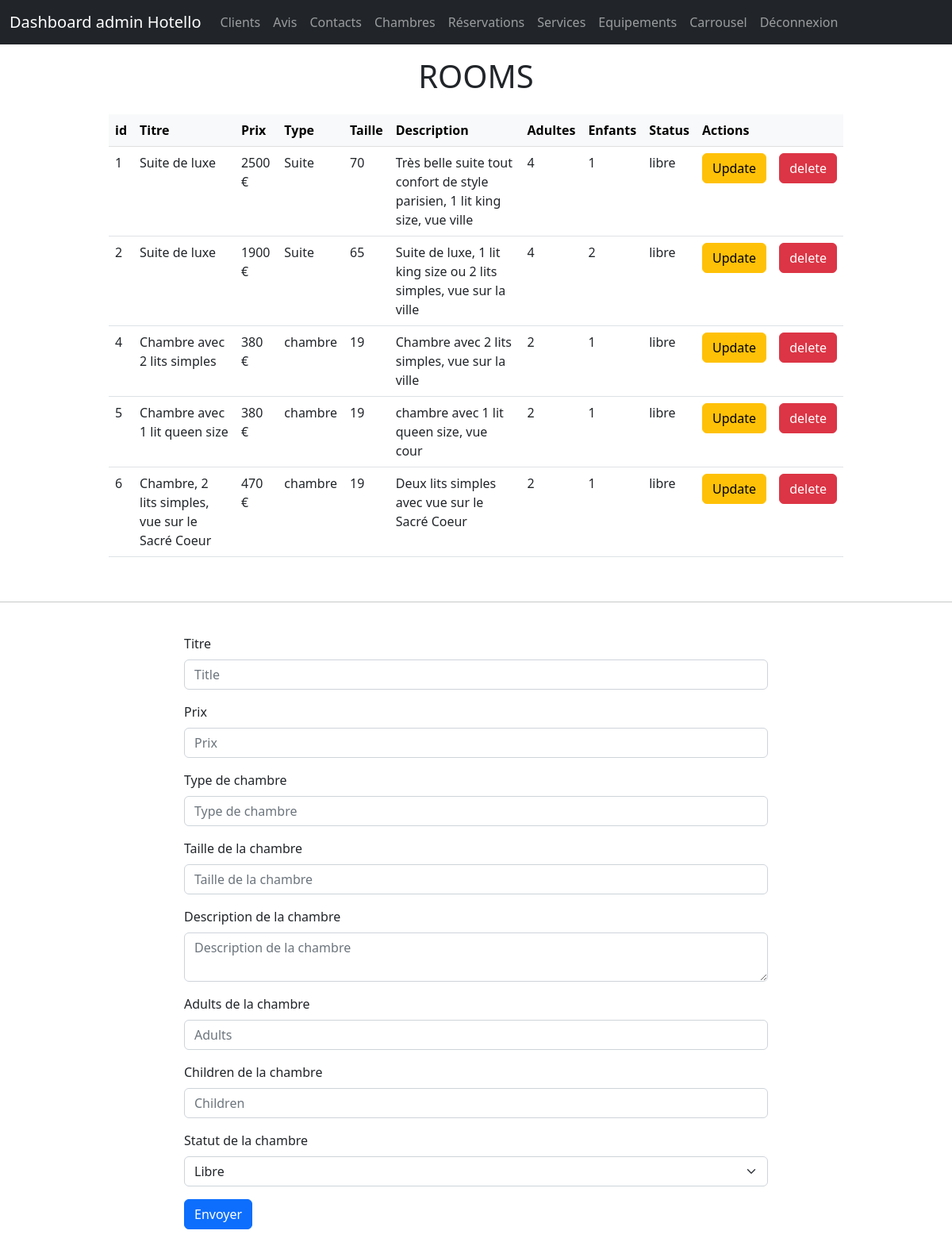
/admin/views/roomPage.php, run on the app's committed database.
### tables this page shows
CREATE TABLE `room` (
  `id_room` int(11) NOT NULL,
  `title_room` varchar(60) NOT NULL,
  `price_room` varchar(20) NOT NULL,
  `type_chambre` varchar(60) NOT NULL,
  `size` int(2) NOT NULL,
  `description` text NOT NULL,
  `adults` int(2) NOT NULL,
  `children` int(2) NOT NULL,
  `status` enum('libre','réservée') DEFAULT 'libre'
);

### admin/Models/RoomManager.php (called while the page is built, shortened)
<?php
class RoomManager{
    private $dataBase;
    public function __construct(PDO $dataBase)
    {
        $this->dataBase = $dataBase;
    }
    public function getAllRooms()
    {
        $getRooms = $this->dataBase->query("SELECT * FROM room ORDER BY size DESC");
        return $getRooms;
    }
}
?>

### admin/Views/roomPage.php (the view, shortened to what this page needs)
<?php
require_once('../Models/RoomManager.php');
$room = new RoomManager($pdo);
$title_room ="";
$price_room ="";
$type_chambre ="";
$size ="";
$description ="";
$adults ="";
$children ="";
$status ="";
?>
<?php require_once('./inc/header.inc.php'); ?>
<div class="container mt-3 mb-3">
    <div class="row">
        <div class="col-12 justify-content-center">
            <h1 class="text-center">ROOMS</h1>
        </div>
    </div>
</div>
<div class="container">
    <div class="row justify-content-center">
        <div class="col-10 table-responsive">
            <table class="table table-hover">
            <thead class="table-light">
                <th scope="col">id</th>
                <th scope="col">Titre</th>
                <th scope="col">Prix</th>
                <th scope="col">Type</th>
                <th scope="col">Taille</th>
                <th scope="col">Description</th>
                <th scope="col">Adultes</th>
                <th scope="col">Enfants</th>
                <th scope="col">Status</th>
                <th scope="col">Actions</th>
                <th></th>
            </thead>
            <tbody>
                <?php
                    $rooms = $room->getAllRooms();
                    while ($room = $rooms->fetch(PDO::FETCH_ASSOC)){
                ?>
                    <tr>
                        <td> <?php echo $room['id_room']; ?></td>
                        <td> <?php echo $room['title_room']; ?></td>
                        <td> <?php echo $room['price_room']; ?> €</td>
                        <td> <?php echo $room['type_chambre']; ?></td>
                        <td> <?php echo $room['size']; ?></td>
                        <td> <?php echo $room['description']; ?></td>
                        <td> <?php echo $room['adults']; ?></td>
                        <td> <?php echo $room['children']; ?></td>
                        <td> <?php echo $room['status']; ?></td>
                        <td>
                            <a href="<?php echo "?action=update&id_room=$room[id_room]"; ?>" class="btn btn-warning"> Update</a>
                        </td>
                        <td>
                            <a href="<?php echo "?action=delete&id_room=$room[id_room]"; ?>" class="btn btn-danger"> delete</a>
                        </td>
                    </tr>
                <?php
                    }
                ?>
            </tbody>
            </table>
        </div>
    </div>
</div>
<br>
<hr>
<br>
<div class="container">
    <div class="row justify-content-center">
        <div class="col-8">
                <form action="" method="POST">
                <div class="mb-3">
                    <label for="title_room" class="form-label">Titre</label>
                    <input type="text" id="title_room" name="title_room" class="form-control" placeholder="Title" value="<?php echo $title_room ?>">
                </div>
                <div class="mb-3">
                    <label for="price_room" class="form-label">Prix</label>
                    <input type="text" id="price_room" name="price_room" class="form-control" placeholder="Prix" value="<?php echo $price_room ?>">
                </div>
                <div class="mb-3">
                    <label for="type_chambre" class="form-label">Type de chambre</label>
                    <input type="text" id="type_chambre" name="type_chambre" class="form-control" placeholder="Type de chambre" value="<?php echo $type_chambre ?>">
                </div>
                <div class="mb-3">
                    <label for="size" class="form-label">Taille de la chambre</label>
                    <input type="text" id="size" name="size" class="form-control" placeholder="Taille de la chambre" value="<?php echo $size ?>">
                </div>
                <div class="mb-3">
                    <label for="description" class="form-label">Description de la chambre</label>
                    <textarea type="text" id="description" name="description" class="form-control" placeholder="Description de la chambre"><?php echo $description ?></textarea>
                </div>
                <div class="mb-3">
                    <label for="adults" class="form-label">Adults de la chambre</label>
                    <input type="text" id="adults" name="adults" class="form-control" placeholder="Adults" value="<?php echo $adults ?>">
                </div>
                <div class="mb-3">
                    <label for="children" class="form-label">Children de la chambre</label>
                    <input type="text" id="children" name="children" class="form-control" placeholder="Children" value="<?php echo $children ?>">
                </div>
                <div class="mb-3">
                    <label for="status" class="form-label">Statut de la chambre</label>
                    <select class="form-select mb-3" aria-label="status" name="status" id="status">
                        <option value="libre" <?php if($status == 'libre'){echo "selected";}?>>Libre</option>
                    </select>
                </div>
                <div class="mb-3">
                    <input type="submit" class="btn btn-primary" value="Envoyer">
                </div>
                </form>
        </div>
    </div>
</div>
<?php require_once('./inc/footer.inc.php'); ?>

### data on the page
room: id_room "1", title_room "Suite de luxe", price_room "2500", type_chambre "Suite", size "70", description "Très belle suite tout confort de style parisien, 1 lit king size, vue ville", adults "4", children "1", status "libre"
room: id_room "2", title_room "Suite de luxe", price_room "1900", type_chambre "Suite", size "65", description "Suite de luxe, 1 lit king size ou 2 lits simples, vue sur la ville", adults "4", children "2", status "libre"
room: id_room "4", title_room "Chambre avec 2 lits simples", price_room "380", type_chambre "chambre", size "19", description "Chambre avec 2 lits simples, vue sur la ville", adults "2", children "1", status "libre"
room: id_room "5", title_room "Chambre avec 1 lit queen size", price_room "380", type_chambre "chambre", size "19", description "chambre avec 1 lit queen size, vue cour", adults "2", children "1", status "libre"
room: id_room "6", title_room "Chambre, 2 lits simples, vue sur le Sacré Coeur", price_room "470", type_chambre "chambre", size "19", description "Deux lits simples avec vue sur le Sacré Coeur", adults "2", children "1", status "libre"
